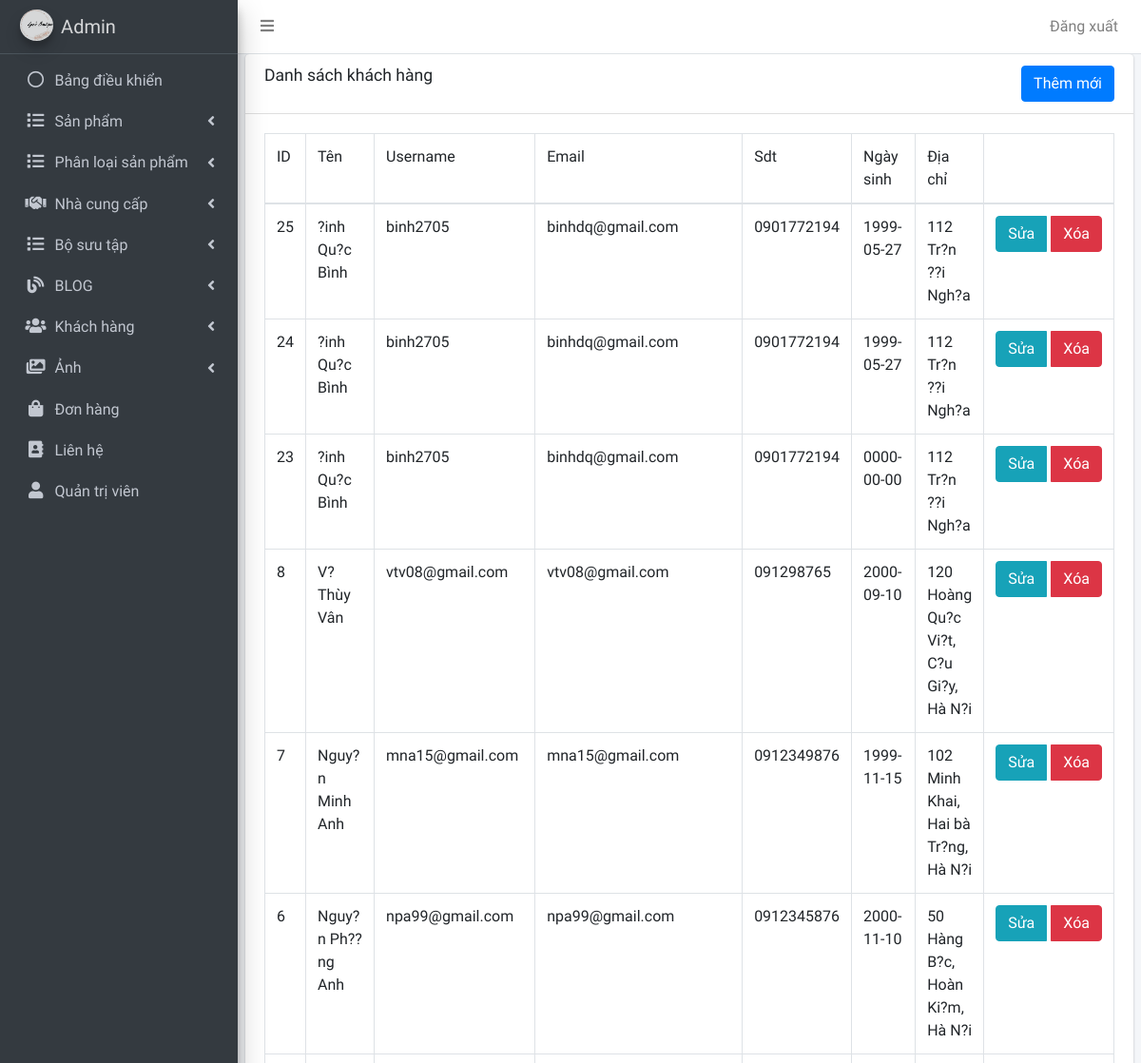
The page /admin/khach_hang/danh_sach.php (signed in, upper part) on the database as committed earlier.
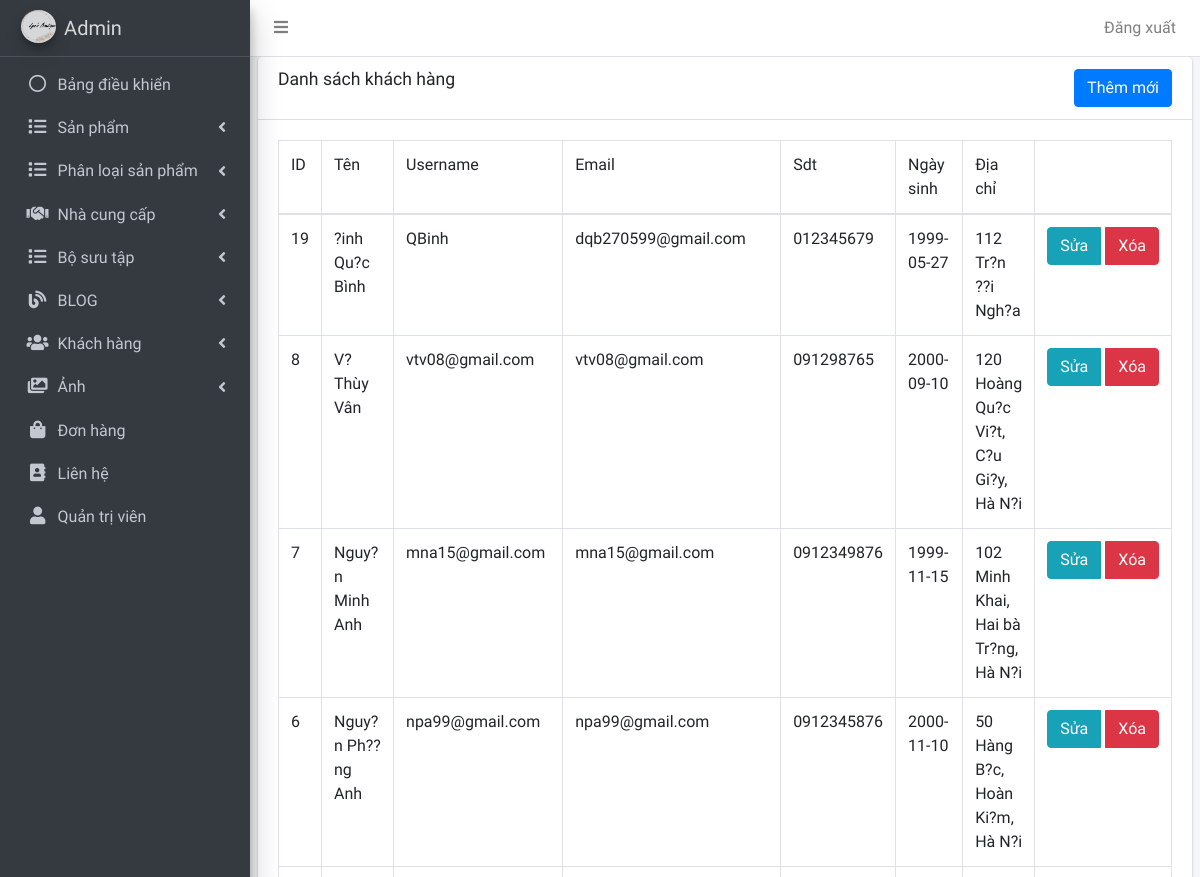
The same page on the database as committed later.
### tables this page shows
CREATE TABLE `tbl_khach_hang` (
  `id_khach_hang` int(11) NOT NULL,
  `ten_kh` varchar(100) NOT NULL,
  `username` varchar(50) NOT NULL,
  `password` varchar(50) NOT NULL,
  `email` varchar(100) NOT NULL,
  `sdt` varchar(20) NOT NULL,
  `ngay_sinh` date NOT NULL,
  `dia_chi` varchar(255) NOT NULL
);

### admin/khach_hang/danh_sach.php (the view, shortened to what this page needs)
<!DOCTYPE html>
<html>
<head>
  	<?php include('../includes/head.php') ?>
</head>
<body class="hold-transition sidebar-mini layout-fixed">
<div class="wrapper">
	<?php include('../includes/header.php') ?>
	<?php include('../includes/sidebar.php') ?>
	<?php include('../includes/ket_noi.php') ?>
	<div class="content-wrapper">
		<section class="content">
			<div class="card">
				<div class="card-header">
					<h3 class="card-title">Danh sách khách hàng</h3>
					<div class="float-right">
						<a class="btn btn-primary" href="them.php">Thêm mới</a>
					</div>
				</div>
				<div class="card-body">
					<table class="table table-bordered">
						<thead>
						<tr>
						 	<td>ID</td>
							<td>Tên</td>
							<td>Username</td>
							<td>Email</td>
							<td>Sdt</td>
							<td>Ngày sinh</td>
							<td>Địa chỉ</td>
							<td></td>
						</tr>
						</thead>
						<tbody>
							<?php
							$sql = "
								SELECT *
								FROM tbl_khach_hang
								ORDER BY id_khach_hang DESC
							";
							$khach_hang = mysqli_query($ket_noi, $sql);
							while ($row = mysqli_fetch_array($khach_hang)) {
							?>
						    <tr>
						     	<td>
									<?php echo $row["id_khach_hang"];?>
								</td>
								<td>
									<?php echo $row["ten_kh"];?>
								</td>
								<td>
									<?php echo $row["username"];?>
								</td>
								<td>
									<?php echo $row["email"];?>
								</td>
								<td>
									<?php echo $row["sdt"];?>
								</td>
								<td style="width: 9%;">
									<?php echo $row["ngay_sinh"];?>
								</td>
								<td>
									<?php echo $row["dia_chi"];?>
								</td>
								<td>
									<div class="btn-group" style="display: flex; gap: 5px">
									<a href="sua.php?id=<?php echo $row["id_khach_hang"];?>" class="btn btn-info">Sửa</a>
									<a href="xoa.php?id=<?php echo $row["id_khach_hang"];?>" class="btn btn-danger">Xóa</a>
									</div>
								</td>
						    </tr>
						<?php } ?>
						</tbody>
					</table>
				</div>
            </div>
		</section>
		</div>
	</div>
</body>
</html>

### admin/includes/head.php (shortened to what this page needs)
<link rel="stylesheet" href="/DoAnTotNghiep/accets/plugins/fontawesome/css/all.min.css">
<link rel="stylesheet" href="https://code.ionicframework.com/ionicons/2.0.1/css/ionicons.min.css">
<link rel="stylesheet" href="/DoAnTotNghiep/accets/admin/css/adminlte.min.css">
<link rel="stylesheet" href="/DoAnTotNghiep/accets/admin/css/adminlte.css">

### admin/includes/header.php
<nav class="main-header navbar navbar-expand navbar-white navbar-light">
    <ul class="navbar-nav">
        <li class="nav-item">
            <a class="nav-link" data-widget="pushmenu" href="#" role="button"><i class="fas fa-bars"></i></a>
        </li>
    </ul>
    <ul class="navbar-nav ml-auto">
        <li class="nav-item">
            <a class="nav-link" href="/DoAnTotNghiep/admin/dang_xuat.php">Đăng xuất</a>
        </li>
    </ul>
</nav>

### admin/includes/sidebar.php (shortened to what this page needs)
<aside class="main-sidebar sidebar-dark-primary elevation-4">
    <a href="/DoAnTotNghiep/admin/index.php" class="brand-link">
    <img src="/DoAnTotNghiep/accets/img/logo.jpg" alt="Logo" class="brand-image img-circle elevation-3"
        style="opacity: .8">
    <span class="brand-text font-weight-light">Admin</span>
    </a>
    <div class="sidebar">
        <nav class="mt-2">
            <ul class="nav nav-pills nav-sidebar flex-column" data-widget="treeview" role="menu" data-accordion="false">
                <li class="nav-item">
                    <a href="/DoAnTotNghiep/admin/index.php" class="nav-link">
                      <i class="far fa-circle nav-icon"></i>
                      <p>Bảng điều khiển</p>
                    </a>
              </li>
                <li class="nav-item has-treeview">
                    <a href="#" class="nav-link">
                        <i class="nav-icon fas fa-list"></i>
                        <p>
                            Sản phẩm
                            <i class="right fas fa-angle-left"></i>
                        </p>
                    </a>
                </li>
                <li class="nav-item has-treeview">
                    <a href="#" class="nav-link">
                        <i class="nav-icon fas fa-list"></i>
                        <p>
                            Phân loại sản phẩm
                            <i class="right fas fa-angle-left"></i>
                        </p>
                    </a>
                </li>
                <li class="nav-item has-treeview">
                    <a href="#" class="nav-link">
                        <i class="nav-icon fas fa-handshake"></i>
                        <p>
                            Nhà cung cấp
                            <i class="right fas fa-angle-left"></i>
                        </p>
                    </a>
                </li>
                <li class="nav-item has-treeview">
                    <a href="#" class="nav-link">
                        <i class="nav-icon fas fa-list"></i>
                        <p>
                            Bộ sưu tập
                            <i class="right fas fa-angle-left"></i>
                        </p>
                    </a>
                </li>
                <li class="nav-item has-treeview">
                    <a href="#" class="nav-link">
                        <i class="nav-icon fas fa-blog"></i>
                        <p>
                            BLOG
                            <i class="right fas fa-angle-left"></i>
                        </p>
                    </a>
                </li>
                <li class="nav-item has-treeview">
                    <a href="#" class="nav-link">
                        <i class="nav-icon fas fa-users"></i>
                        <p>
                            Khách hàng
                            <i class="right fas fa-angle-left"></i>
                        </p>
                    </a>
                </li>
                <li class="nav-item has-treeview">
                    <a href="#" class="nav-link">
                        <i class="nav-icon fas fa-images"></i>
                        <p>
                            Ảnh
                            <i class="right fas fa-angle-left"></i>
                        </p>
                    </a>
                </li>
                <li class="nav-item has-treeview">
                    <a href="/DoAnTotNghiep/admin/don_hang/danh_sach.php" class="nav-link">
                        <i class="nav-icon fa fa-shopping-bag"></i>
                        <p>
                            Đơn hàng
                        </p>
                    </a>
                </li>
                <li class="nav-item has-treeview">
                    <a href="/DoAnTotNghiep/admin/lien_he/danh_sach.php" class="nav-link">
                        <i class="nav-icon fas fa-address-book"></i>
                        <p>
                            Liên hệ
                        </p>
                    </a>
                </li>
                <li class="nav-item has-treeview">
                    <a href="/DoAnTotNghiep/admin/quan_tri_vien/danh_sach.php" class="nav-link">
                        <i class="nav-icon fas fa-user"></i>
                        <p>
                            Quản trị viên
                        </p>
                    </a>
                </li>
            </ul>
        </nav>
    </div>
</aside>

Rows that differ between the two databases and show on the page:
removed tbl_khach_hang: id_khach_hang "25", ten_kh "?inh Qu?c Bình", username "binh2705", email "binhdq@gmail.com", sdt "0901772194", ngay_sinh "1999-05-27", dia_chi "112 Tr?n ??i Ngh?a"
removed tbl_khach_hang: id_khach_hang "24", ten_kh "?inh Qu?c Bình", username "binh2705", email "binhdq@gmail.com", sdt "0901772194", ngay_sinh "1999-05-27", dia_chi "112 Tr?n ??i Ngh?a"
removed tbl_khach_hang: id_khach_hang "23", ten_kh "?inh Qu?c Bình", username "binh2705", email "binhdq@gmail.com", sdt "0901772194", ngay_sinh "0000-00-00", dia_chi "112 Tr?n ??i Ngh?a"
added tbl_khach_hang: id_khach_hang "19", ten_kh "?inh Qu?c Bình", username "QBinh", email "dqb270599@gmail.com", sdt "012345679", ngay_sinh "1999-05-27", dia_chi "112 Tr?n ??i Ngh?a"
